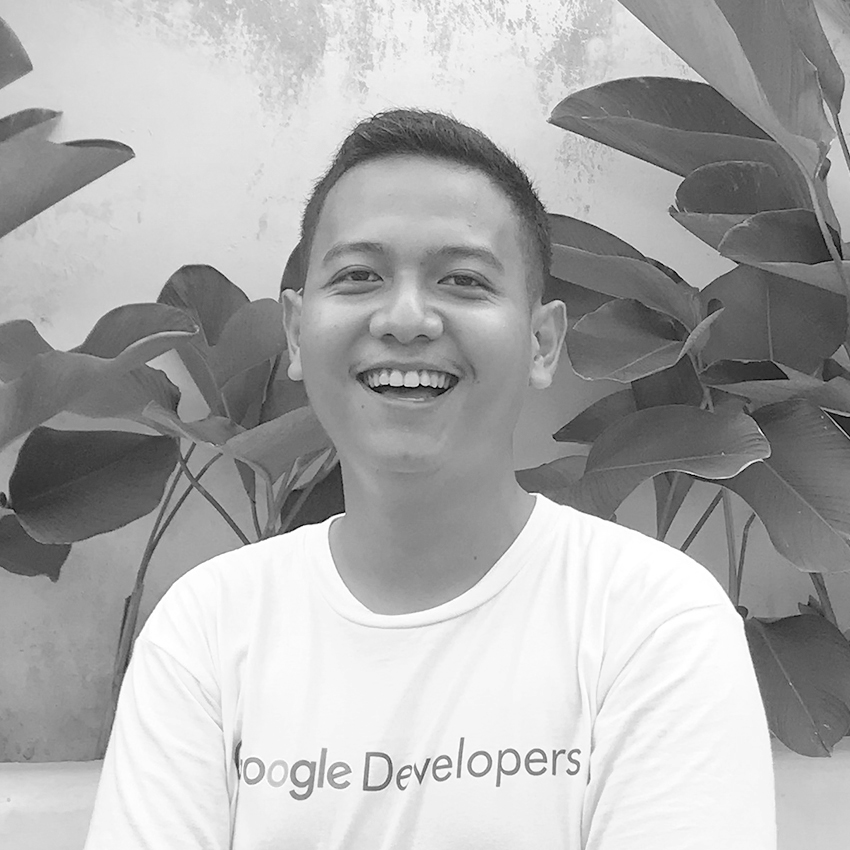
#> input picture image-histogram/input.jpg, 850 x 850 px, found by its file name
$ python histogram.py
#> lines starting #> are read from the running program, lines starting #| are printed output that depends on the picture
from PIL import Image
import matplotlib.pyplot as plt
import numpy as np

a = np.array(Image.open(r"C:\Users\Arta's Windows\Pictures\Screenshots\input.jpg"))
#> a is the input picture: shape (850, 850, 3); min 0, max 255, mean 172.3
# you can change path to your image path
x = np.ravel(a)

plt.hist(x)
plt.show()
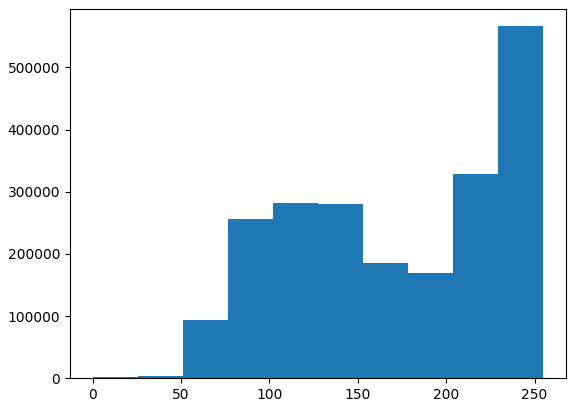
#> figure drawn by matplotlib, 1 panel; tallest bar 566238 high, from x = 229.5 to 255
